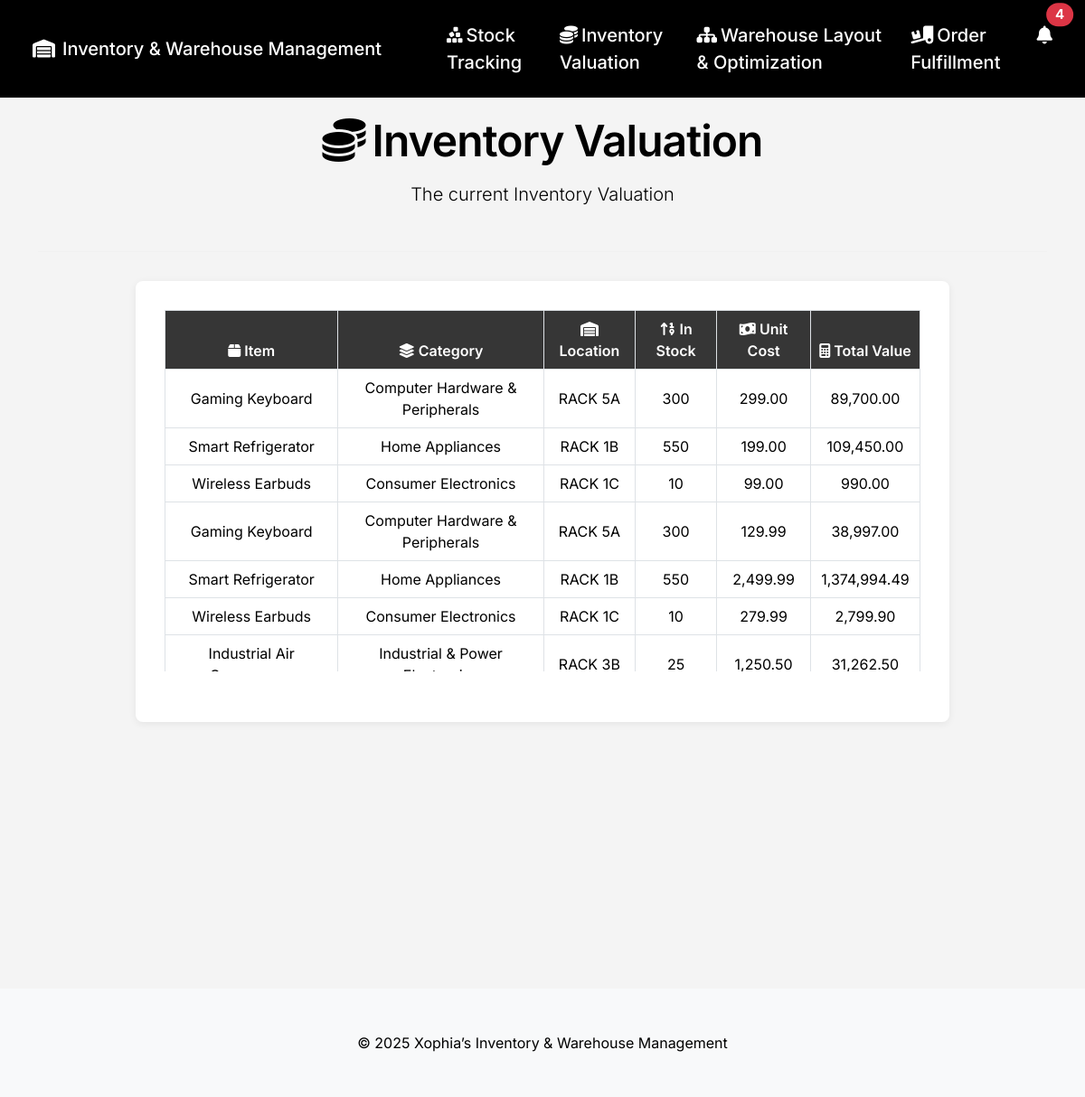
The page /inventory-valuation.php on the database its author committed.
### tables this page shows
CREATE TABLE `stocks` (
  `item` varchar(100) NOT NULL,
  `bar` varchar(255) NOT NULL,
  `category` varchar(100) NOT NULL,
  `location` varchar(100) NOT NULL,
  `price` float(255,2) NOT NULL,
  `id` int(10) NOT NULL,
  `stock` int(255) DEFAULT NULL,
  `notified` tinyint(1) DEFAULT 0
);

### inventory-valuation.php (the view, shortened to what this page needs)
<?php
include "config/config.php";
?>
<!DOCTYPE html>
<html lang="en">
<head>
    <link rel="stylesheet" href="https://cdn.jsdelivr.net/npm/bootstrap@5.3.3/dist/css/bootstrap.min.css">
    <link rel="stylesheet" href="https://cdnjs.cloudflare.com/ajax/libs/font-awesome/6.5.2/css/all.min.css">
    <link rel="stylesheet" href="https://cdnjs.cloudflare.com/ajax/libs/animate.css/4.1.1/animate.min.css"/>
</head>
<body>
    <nav class="navbar navbar-expand-lg navbar-dark fixed-top py-3">
        <div class="container-fluid">
            <a class="navbar-brand ps-4" href="index.php">
              <i class="fa-solid fa-warehouse me-2"></i>Inventory & Warehouse Management
            </a>
            <div class="collapse navbar-collapse justify-content-end" id="navbarNav">
                <ul class="navbar-nav gap-3">
                    <li class="nav-item ms-5">
                        <a class="nav-link" href="stock-tracking.php"><i class="fa-solid fa-cubes-stacked me-1"></i>Stock Tracking</a>
                    </li>
                    <li class="nav-item">
                        <a class="nav-link" href="inventory-valuation.php"><i class="fa-solid fa-coins me-1"></i>Inventory Valuation</a>
                    </li>
                    <li class="nav-item">
                        <a class="nav-link" href="warehouse-layout-optimization.php"><i class="fa-solid fa-sitemap me-1"></i>Warehouse Layout & Optimization</a>
                    </li>
                    <li class="nav-item">
                        <a class="nav-link" href="order-fulfillment.php"><i class="fa-solid fa-truck-ramp-box me-1"></i>Order Fulfillment</a>
                    </li>
                    <li>
                        <div class="nav-item dropdown me-3">
                           <a class="nav-link position-relative" href="#" id="notificationDropdown" data-bs-toggle="dropdown" aria-expanded="false" onclick="markNotificationsSeen()">
                                <i class="fa-solid fa-bell"></i>
                                <span class="position-absolute top-0 start-100 translate-middle badge rounded-pill bg-danger">
                                    <?php
                                    $query = "SELECT COUNT(*) as con FROM stocks WHERE stock < 49 AND notified = 0";
                                    $result = mysqli_query($conn, $query);
                                    echo mysqli_fetch_array($result)['con'];
                                    ?>
                                </span>
                            </a>
                        </div>
                    </li>
                </ul>
            </div>
        </div>
    </nav>
    <div class="container text-center" style="margin-top: 120px;">
        <div class="row mb-4">
            <div class="col-12 animate__animated animate__fadeInLeft">
                <div class="section-title mb-2">
                    <i class="fa-solid fa-coins me-2"></i>Inventory Valuation
                </div>
                <p class="lead">
                    The current Inventory Valuation
                </p>
            </div>
        </div>
        <hr class="divider">
        <div class="main-container section-image-animate">
            <div class="table-responsive mb-4">
                <table class="table table-bordered align-middle">
                    <thead>
                        <tr>
                            <th scope="col"><i class="fa-solid fa-box"></i> Item</th>
                            <th scope="col"><i class="fa-solid fa-layer-group"></i> Category</th>
                            <th scope="col"><i class="fa-solid fa-warehouse"></i> Location</th>
                            <th scope="col"><i class="fa-solid fa-sort-numeric-up"></i> In Stock</th>
                            <th scope="col"><i class="fa-solid fa-money-bill-wave"></i> Unit Cost</th>
                            <th scope="col"><i class="fa-solid fa-calculator"></i> Total Value</th>
                        </tr>
                    </thead>
                    <tbody>
                        <?php
                            $query = "SELECT *, (price * stock) as totalCost FROM stocks";
                            $res = mysqli_query($conn, $query);
                            while ($data = mysqli_fetch_array($res)) {
                        ?>
                        <tr>
                            <td><?php echo htmlspecialchars($data['item']); ?></td>
                            <td><?php echo htmlspecialchars($data['category']); ?></td>
                            <td><?php echo htmlspecialchars($data['location']); ?></td>
                            <td><?php echo (int)$data['stock']; ?></td>
                            <td><?php echo number_format($data['price'], 2); ?></td>
                            <td><?php echo number_format($data['totalCost'], 2); ?></td>
                        </tr>
                        <?php
                            }
                        ?>
                    </tbody>
                </table>
            </div>
        </div>
    </div>
    <footer class="bg-light py-5 mt-5">
        <div class="container text-center">
            &copy; <?= date("Y") ?> Xophia’s Inventory & Warehouse Management
        </div>
    </footer>
</body>
</html>

### inventory-valuation.php (style rules this page uses)
html { scroll-behavior: smooth; }
body { font-family: 'Inter', Arial, sans-serif; background: #f4f4f4; color: #000; }
footer { position: absolute; bottom: 0; left: 0; right: 0; }
.navbar { background: #000 !important; }
.navbar-brand, .nav-link, .navbar-text { color: #fff !important; font-weight: 500; font-size: 20px; }
.section-title { font-size: 48px; font-weight: 600; letter-spacing: -0.02em; }
.main-container { margin: 2em auto; max-width: 900px; background: #fff; padding: 2em; border-radius: 8px; box-shadow: 0 2px 8px 0 #00000011; }
.table thead th { background: #363636; color: #fff; font-weight: 600; position: sticky; top: 0; z-index: 10; }
.table tbody tr { background: #fff; }
.table tbody tr:nth-child(even) { background: #f2f2f2; }
.divider { border-top: 1px solid #E6E6E6; margin: 2rem 0; }
.section-image-animate { opacity: 0; transform: translateY(40px); transition: opacity 1.1s cubic-bezier(0.23,1,0.32,1), transform 1.1s cubic-bezier(0.23,1,0.32,1); }
.section-image-animate.in-view { opacity: 1 !important; transform: none !important; }
.table-responsive { max-height: 400px; overflow-y: auto; display: block; }

### rows shown on the page
stocks: item "Gaming Keyboard", category "Computer Hardware & Peripherals", location "RACK 5A", stock "300", price "299.00", totalCost "89,700.00"
stocks: item "Smart Refrigerator", category "Home Appliances", location "RACK 1B", stock "550", price "199.00", totalCost "109,450.00"
stocks: item "Wireless Earbuds", category "Consumer Electronics", location "RACK 1C", stock "10", price "99.00", totalCost "990.00"
stocks: item "Gaming Keyboard", category "Computer Hardware & Peripherals", location "RACK 5A", stock "300", price "129.99", totalCost "38,997.00"
stocks: item "Smart Refrigerator", category "Home Appliances", location "RACK 1B", stock "550", price "2,499.99", totalCost "1,374,994.49"
stocks: item "Wireless Earbuds", category "Consumer Electronics", location "RACK 1C", stock "10", price "279.99", totalCost "2,799.90"
stocks: item "Industrial Air…", category "Industrial & Power…", location "RACK 3B", stock "25", price "1,250.50", totalCost "31,262.50"

### other values the page prints
mysqli_fetch_array($result)['con'] "4"
